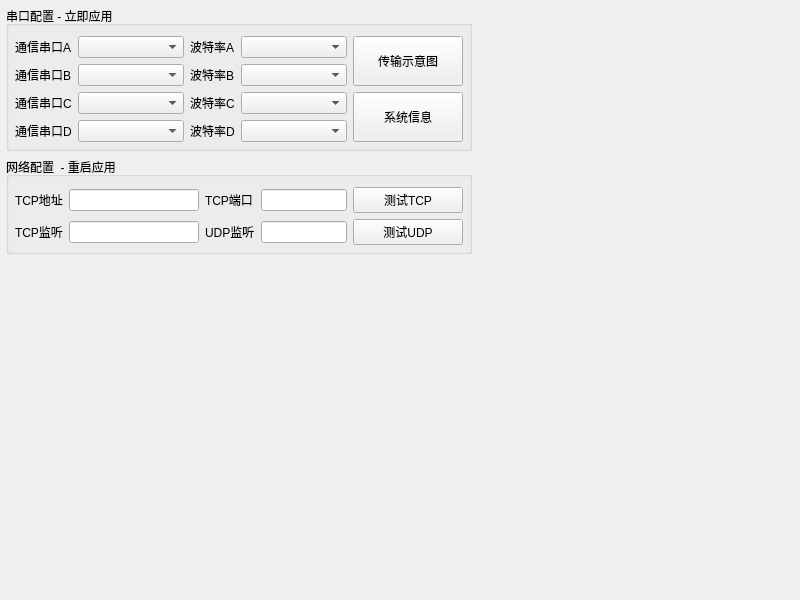
<?xml version="1.0" encoding="UTF-8"?>
<ui version="4.0">
 <class>frmConfigOther</class>
 <widget class="QWidget" name="frmConfigOther">
  <property name="geometry">
   <rect>
    <x>0</x>
    <y>0</y>
    <width>800</width>
    <height>600</height>
   </rect>
  </property>
  <property name="windowTitle">
   <string>Form</string>
  </property>
  <layout class="QHBoxLayout" name="horizontalLayout">
   <property name="spacing">
    <number>6</number>
   </property>
   <property name="leftMargin">
    <number>6</number>
   </property>
   <property name="topMargin">
    <number>6</number>
   </property>
   <property name="rightMargin">
    <number>6</number>
   </property>
   <property name="bottomMargin">
    <number>6</number>
   </property>
   <item>
    <widget class="QWidget" name="widgetLeft" native="true">
     <property name="sizePolicy">
      <sizepolicy hsizetype="Expanding" vsizetype="Preferred">
       <horstretch>0</horstretch>
       <verstretch>0</verstretch>
      </sizepolicy>
     </property>
     <layout class="QVBoxLayout" name="verticalLayout">
      <property name="leftMargin">
       <number>0</number>
      </property>
      <property name="topMargin">
       <number>0</number>
      </property>
      <property name="rightMargin">
       <number>0</number>
      </property>
      <property name="bottomMargin">
       <number>0</number>
      </property>
      <item>
       <widget class="QGroupBox" name="gboxCom">
        <property name="title">
         <string>串口配置 - 立即应用</string>
        </property>
        <layout class="QGridLayout" name="gridLayout_7">
         <property name="leftMargin">
          <number>6</number>
         </property>
         <property name="topMargin">
          <number>10</number>
         </property>
         <property name="rightMargin">
          <number>6</number>
         </property>
         <property name="bottomMargin">
          <number>6</number>
         </property>
         <item row="0" column="2">
          <widget class="QLabel" name="labBaudRateA">
           <property name="text">
            <string>波特率A</string>
           </property>
          </widget>
         </item>
         <item row="3" column="1">
          <widget class="QComboBox" name="cboxPortNameD"/>
         </item>
         <item row="3" column="2">
          <widget class="QLabel" name="labBaudRateD">
           <property name="text">
            <string>波特率D</string>
           </property>
          </widget>
         </item>
         <item row="0" column="3">
          <widget class="QComboBox" name="cboxBaudRateA">
           <property name="sizePolicy">
            <sizepolicy hsizetype="Expanding" vsizetype="Fixed">
             <horstretch>0</horstretch>
             <verstretch>0</verstretch>
            </sizepolicy>
           </property>
          </widget>
         </item>
         <item row="1" column="2">
          <widget class="QLabel" name="labBaudRateB">
           <property name="text">
            <string>波特率B</string>
           </property>
          </widget>
         </item>
         <item row="2" column="4" rowspan="2">
          <widget class="QPushButton" name="btnInfo">
           <property name="sizePolicy">
            <sizepolicy hsizetype="Minimum" vsizetype="Expanding">
             <horstretch>0</horstretch>
             <verstretch>0</verstretch>
            </sizepolicy>
           </property>
           <property name="text">
            <string>系统信息</string>
           </property>
          </widget>
         </item>
         <item row="0" column="1">
          <widget class="QComboBox" name="cboxPortNameA">
           <property name="sizePolicy">
            <sizepolicy hsizetype="Expanding" vsizetype="Fixed">
             <horstretch>0</horstretch>
             <verstretch>0</verstretch>
            </sizepolicy>
           </property>
          </widget>
         </item>
         <item row="1" column="3">
          <widget class="QComboBox" name="cboxBaudRateB"/>
         </item>
         <item row="2" column="3">
          <widget class="QComboBox" name="cboxBaudRateC"/>
         </item>
         <item row="3" column="3">
          <widget class="QComboBox" name="cboxBaudRateD"/>
         </item>
         <item row="2" column="1">
          <widget class="QComboBox" name="cboxPortNameC"/>
         </item>
         <item row="2" column="2">
          <widget class="QLabel" name="labBaudRateC">
           <property name="text">
            <string>波特率C</string>
           </property>
          </widget>
         </item>
         <item row="1" column="0">
          <widget class="QLabel" name="labPortNameB">
           <property name="text">
            <string>通信串口B</string>
           </property>
          </widget>
         </item>
         <item row="1" column="1">
          <widget class="QComboBox" name="cboxPortNameB"/>
         </item>
         <item row="2" column="0">
          <widget class="QLabel" name="labPortNameC">
           <property name="text">
            <string>通信串口C</string>
           </property>
          </widget>
         </item>
         <item row="0" column="0">
          <widget class="QLabel" name="labPortNameA">
           <property name="text">
            <string>通信串口A</string>
           </property>
          </widget>
         </item>
         <item row="3" column="0">
          <widget class="QLabel" name="labPortNameD">
           <property name="text">
            <string>通信串口D</string>
           </property>
          </widget>
         </item>
         <item row="0" column="4" rowspan="2">
          <widget class="QPushButton" name="btnComImage">
           <property name="sizePolicy">
            <sizepolicy hsizetype="Minimum" vsizetype="Expanding">
             <horstretch>0</horstretch>
             <verstretch>0</verstretch>
            </sizepolicy>
           </property>
           <property name="minimumSize">
            <size>
             <width>110</width>
             <height>0</height>
            </size>
           </property>
           <property name="text">
            <string>传输示意图</string>
           </property>
          </widget>
         </item>
        </layout>
       </widget>
      </item>
      <item>
       <widget class="QGroupBox" name="gboxNet">
        <property name="title">
         <string>网络配置  - 重启应用</string>
        </property>
        <layout class="QGridLayout" name="gridLayout_2">
         <property name="leftMargin">
          <number>6</number>
         </property>
         <property name="topMargin">
          <number>10</number>
         </property>
         <property name="rightMargin">
          <number>6</number>
         </property>
         <property name="bottomMargin">
          <number>6</number>
         </property>
         <property name="spacing">
          <number>6</number>
         </property>
         <item row="0" column="1">
          <widget class="QLineEdit" name="txtTcpServerHost">
           <property name="sizePolicy">
            <sizepolicy hsizetype="Expanding" vsizetype="Fixed">
             <horstretch>3</horstretch>
             <verstretch>0</verstretch>
            </sizepolicy>
           </property>
          </widget>
         </item>
         <item row="0" column="3">
          <widget class="QLineEdit" name="txtTcpServerPort">
           <property name="sizePolicy">
            <sizepolicy hsizetype="Expanding" vsizetype="Fixed">
             <horstretch>2</horstretch>
             <verstretch>0</verstretch>
            </sizepolicy>
           </property>
          </widget>
         </item>
         <item row="0" column="2">
          <widget class="QLabel" name="labTcpServerPort">
           <property name="text">
            <string>TCP端口</string>
           </property>
          </widget>
         </item>
         <item row="1" column="2">
          <widget class="QLabel" name="labUdpListenPort">
           <property name="text">
            <string>UDP监听</string>
           </property>
          </widget>
         </item>
         <item row="1" column="3">
          <widget class="QLineEdit" name="txtUdpListenPort"/>
         </item>
         <item row="1" column="0">
          <widget class="QLabel" name="labTcpListenPort">
           <property name="text">
            <string>TCP监听</string>
           </property>
          </widget>
         </item>
         <item row="1" column="1">
          <widget class="QLineEdit" name="txtTcpListenPort"/>
         </item>
         <item row="0" column="0">
          <widget class="QLabel" name="labTcpServerHost">
           <property name="text">
            <string>TCP地址</string>
           </property>
          </widget>
         </item>
         <item row="0" column="4">
          <widget class="QPushButton" name="pushButton">
           <property name="minimumSize">
            <size>
             <width>110</width>
             <height>0</height>
            </size>
           </property>
           <property name="text">
            <string>测试TCP</string>
           </property>
          </widget>
         </item>
         <item row="1" column="4">
          <widget class="QPushButton" name="pushButton_3">
           <property name="text">
            <string>测试UDP</string>
           </property>
          </widget>
         </item>
        </layout>
       </widget>
      </item>
      <item>
       <spacer name="verticalSpacer">
        <property name="orientation">
         <enum>Qt::Vertical</enum>
        </property>
        <property name="sizeHint" stdset="0">
         <size>
          <width>20</width>
          <height>325</height>
         </size>
        </property>
       </spacer>
      </item>
     </layout>
    </widget>
   </item>
   <item>
    <widget class="QWidget" name="widgetRight" native="true">
     <property name="sizePolicy">
      <sizepolicy hsizetype="Expanding" vsizetype="Preferred">
       <horstretch>0</horstretch>
       <verstretch>0</verstretch>
      </sizepolicy>
     </property>
    </widget>
   </item>
   <item>
    <spacer name="horizontalSpacer">
     <property name="orientation">
      <enum>Qt::Horizontal</enum>
     </property>
     <property name="sizeHint" stdset="0">
      <size>
       <width>40</width>
       <height>20</height>
      </size>
     </property>
    </spacer>
   </item>
  </layout>
 </widget>
 <tabstops>
  <tabstop>cboxPortNameA</tabstop>
  <tabstop>cboxBaudRateA</tabstop>
  <tabstop>cboxPortNameB</tabstop>
  <tabstop>cboxBaudRateB</tabstop>
  <tabstop>cboxPortNameC</tabstop>
  <tabstop>cboxBaudRateC</tabstop>
  <tabstop>cboxPortNameD</tabstop>
  <tabstop>cboxBaudRateD</tabstop>
  <tabstop>btnComImage</tabstop>
  <tabstop>btnInfo</tabstop>
  <tabstop>txtTcpServerHost</tabstop>
  <tabstop>txtTcpServerPort</tabstop>
  <tabstop>txtTcpListenPort</tabstop>
  <tabstop>txtUdpListenPort</tabstop>
  <tabstop>pushButton</tabstop>
  <tabstop>pushButton_3</tabstop>
 </tabstops>
 <resources/>
 <connections/>
</ui>
